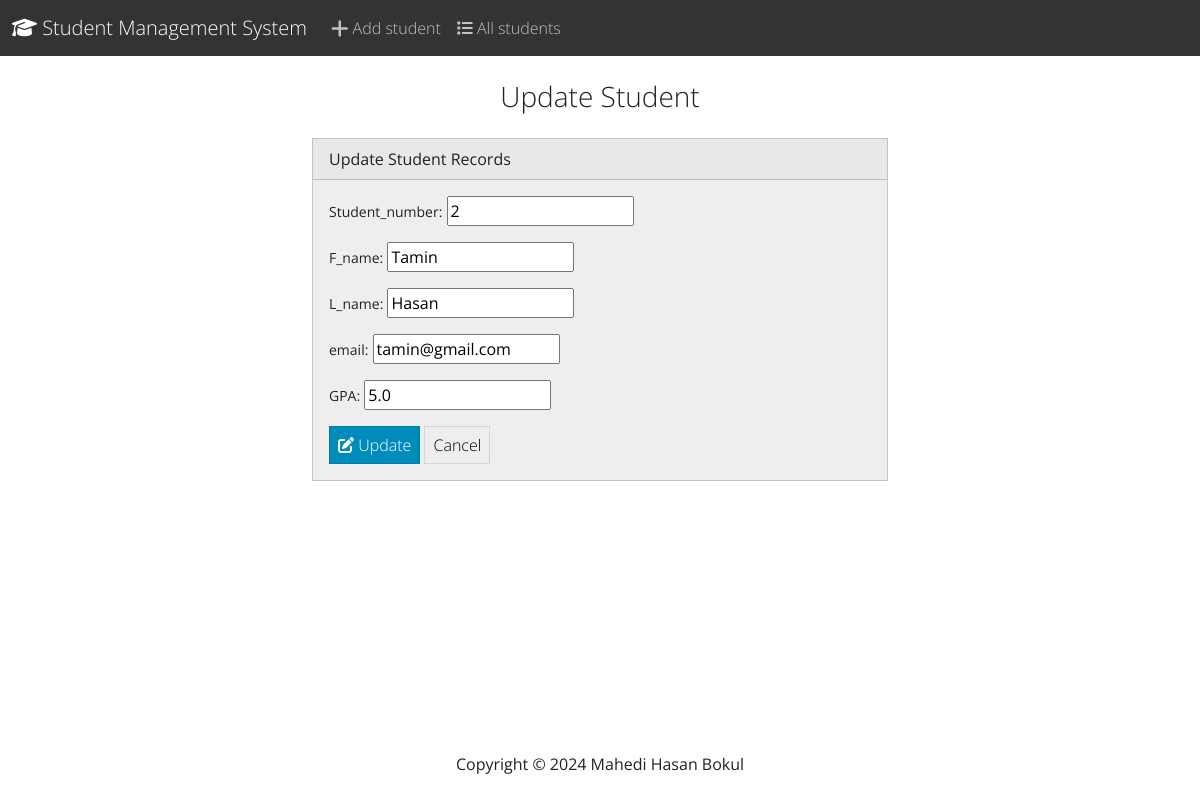
Page /edit/6/ on the committed database.
### student/models.py (models this page shows, shortened)
class Student(models.Model):
    Student_number = models.PositiveIntegerField()
    F_name = models.CharField(max_length=200)
    L_name = models.CharField(max_length=200)
    email =models.EmailField(max_length=70)
    gpa = models.FloatField()

### student/views.py (the view)
# urls.py: path('edit/<int:id>/', views.edit, name='edit'),
def edit(request, id):
    student = get_object_or_404(Student, pk=id)
    if request.method == "POST":
        form = StudentForm(request.POST, instance=student)
        if form.is_valid():
            form.save()
            return render(request, 'student/edit.html', {
                'form': form,
                'success': True
            })
    else:
        form = StudentForm(instance=student)
    return render(request, 'student/edit.html', {
        'form': form,
        'student': student
    })

### student/forms.py
class StudentForm(forms.ModelForm):
    class Meta:
        model = Student
        fields = ["Student_number", "F_name", "L_name","email", "gpa"]
        labels = {
            "Student_number" : "Student_number",
            "F_name": "F_name",
            "L_name" : "L_name",
            "email": "email",
            "gpa": "GPA",
        }

### student/templates/student/edit.html (shortened to what this page needs)
{% extends "student/base.html" %}
{% block body %}
    <h3 class="text-center m-4">Update Student</h3>
    {% if success %}
    <div class="alert alert-success" role="alert">
        The new student Update successfully.
        <a href="{% url 'home' %}" class="alert-link">Go to home page</a>
    </div>
    {% else %}
    <div class="row justify-content-center">
        <div class="col-6">
            <div class="card bg-light mb-3">
                <div class="card-header">
                    Update Student Records
                </div>
                <div class="card-body">
                    <form action="" method="POST">
                        {{ form.as_p }}
                        <button type="submit" class="btn btn-primary"><i class="fa-solid fa-pen-to-square"></i> Update</button>
                        <a href="{% url 'home' %}" class="btn btn-secondary">Cancel</a>
                    </form>
                </div>
            </div>
        </div>
    </div>
    {% endif %}
{% endblock body %}

### rows in the picture
Student: Student_number "2", F_name "Tamin", L_name "Hasan", email "tamin@gmail.com", gpa "5.0"
